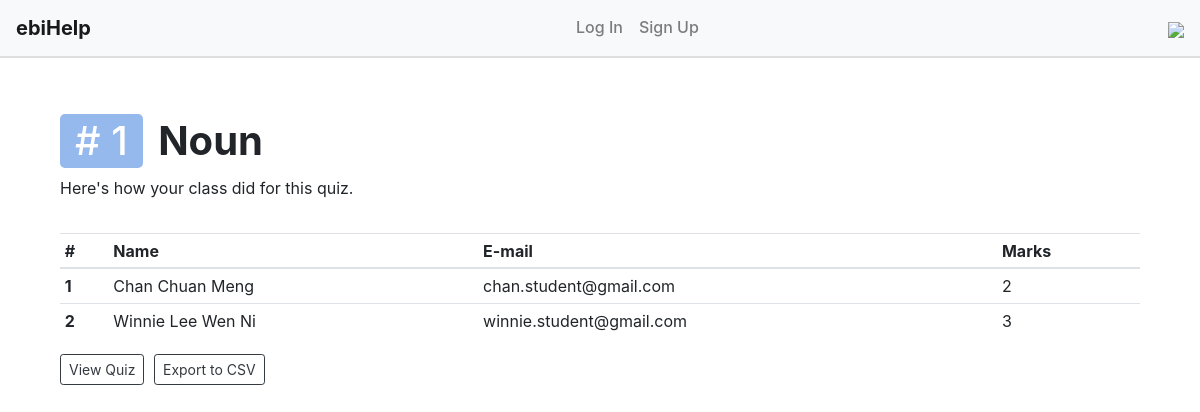
Page /quiz_data/1 on the committed database.
### website/models.py (models this page shows)
class Quiz(db.Model):
    id = db.Column(db.Integer, primary_key= True)  #creating unique id for quiz
    title = db.Column(db.String(100), nullable=False) #nullable=false means not accepting null values
    description = db.Column(db.String(200)) #actually instructions for the quiz, should appear before student answers quiz
    subject = db.Column(db.String(100), nullable= False)
    questions = db.relationship('Question', backref ='quiz', lazy=True)
    date_created = db.Column(db.DateTime(timezone=True), default=func.now())
    user_id = db.Column(db.Integer, db.ForeignKey('user.id'), nullable=False)
    user = db.relationship('User', backref=db.backref('tutor', lazy=True))

class StudentResult(db.Model):
    id = db.Column(db.Integer, primary_key = True)
    quiz_id = db.Column(db.Integer, db.ForeignKey('quiz.id'))
    user_id = db.Column(db.Integer, db.ForeignKey('user.id'))
    score = db.Column(db.Integer, nullable=False)
    quiz = db.relationship('Quiz', backref=db.backref('result', lazy=True))
    user = db.relationship('User', backref=db.backref('result', lazy=True) )

class User(db.Model, UserMixin):
    id = db.Column(db.Integer, primary_key=True)
    email = db.Column(db.String(150), unique=True, nullable=False)
    password = db.Column(db.String(150), nullable=False)
    full_name = db.Column(db.String(150), nullable=False)
    user_status = db.Column(db.String, nullable=False)

### website/teacher.py (the view)
@teacher.route('/quiz_data/<int:quiz_id>', methods = ['GET','POST'])
def quiz_data(quiz_id):
    quiz = Quiz.query.get(quiz_id)
    subquery = db.session.query(
        func.min(StudentResult.id).label('min_id')
    ).filter(
        StudentResult.quiz_id==quiz_id
    ).group_by(StudentResult.user_id).subquery()
    first_results = db.session.query(StudentResult).filter(
        StudentResult.id == subquery.c.min_id
    ).all()
    return render_template('quiz_data.html', user=current_user, quiz=quiz, all_results=first_results)

### website/templates/quiz_data.html (shortened to what this page needs)
{% extends "base.html" %} {% block title %}Admin{% endblock %}
{% block content %}
<div class="container" style="margin-top: 5%; margin-bottom: 3%">
    <h1 style=" color: white; display:inline-block;">
        <div class="button" style="background-color: #95B8ED; padding:3px 15px; border-radius: 5px;">
            # {{quiz.id}}
        </div>
    </h1>
    <h1 style="display:inline-block; margin-left: 1%; font-weight: bold;">{{quiz.title}}</h1>
    <p >Here's how your class did for this quiz.</p>
</div>
<div class="container">
    <table class="table table-sm" id="quizData">
        <thead>
            <tr>
                <th scope="col">#</th>
                <th scope="col">Name</th>
                <th scope="col">E-mail</th>
                <th scope="col">Marks</th>
            </tr>
        </thead>
        <tbody>
            {% for result in all_results %}
            <tr>
                <th scope="row">{{ loop.index }}</th>
                <td>{{ result.user.full_name }}</td>
                <td>{{ result.user.email }}</td>
                <td>{{ result.score }}</td>
            </tr>
            {% endfor %}
        </tbody>
    </table>
    <a class="btn btn-outline-dark btn-sm" href="{{ url_for('question.view_quiz', quiz_id=quiz.id) }}" style="margin-right: 5px;">View Quiz</a>
    <button class="btn btn-outline-dark btn-sm" id="exportBtn">Export to CSV</button>
</div>
{% endblock %}

### rows in the picture
Quiz: id "1", title "Noun"
StudentResult: user.full_name "Chan Chuan Meng", user.email "chan.student@gmail.com", score "2"
StudentResult: user.full_name "Winnie Lee Wen Ni", user.email "winnie.student@gmail.com", score "3"
